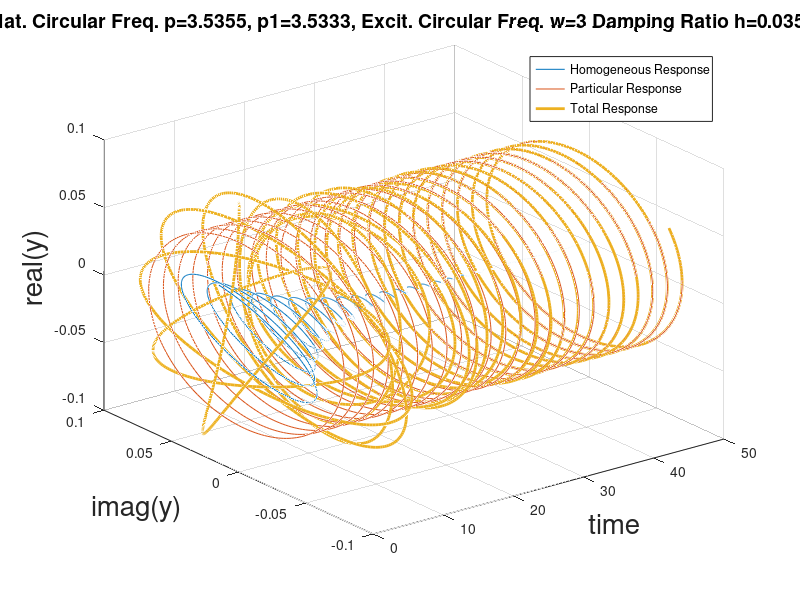

The MATLAB source for this figure:
%% 振動解析授業用ｍファイル
% a m-file for the class of vibration analysis

% 運動方程式　my"(t)+cy'(t)+ky(t)=F0exp(iwt) の解を時刻歴波形で表示
% Time history curve of an equation of motion

% 2012.11.8  Y. Miyamori
% 2021.5.19 Y. Miyamori 内容の見直しと修正
% 2023.5.2 Y. Miyamori Add comments in English

clear
close all

%% 入力条件 Inputs
% m:質量 mass、k:剛性 stiffness、c:粘性減衰係数 damping coeeficient
% F0:入力外力の振幅 amplitude of input
% w:入力外力の円振動数（固有振動数ではない） circular frequency of input
% t:時間軸 time axis
% 自由振動の場合はF0=0とする。 Set F0=0 for free vibration
m = 4;
k = 50;
c = 1;
F0 = 1;
w = 3;
% w = sqrt(k/m); % 共振させる場合 for resonance
t = 0:0.01:50;

% 初期条件 Intial conditoins
y0 = 0.1;  %初期変位 initial displacement
yd0 = 0; %初期速度 initial vibration

%% 基本的特性 Fundamental characteristics
% 静的変位、固有振動数と減衰定数
% static displacement, natular frequency, damping ratio
yst = F0/k;
p = sqrt(k/m);
h = c/(2*sqrt(k*m));
p1 = p*sqrt(1-h^2);

%% 動的応答倍率 Dynamic Amplitude Factor と強制振動の振幅、位相差
DAF = 1/(sqrt((1-(w/p)^2)^2+(2*h*(w/p))^2));
Y = yst*DAF; % amplitude of forced excitation
fai = atan(2*h*(w/p)/(1-(w/p)^2)); % phase lag

%% 積分定数(C1,C2) Intefral constants
C2 = (yd0-Y*1i*w*exp(-1i*fai)+(y0-Y*exp(-1i*fai))*(p*h-1i*p1))/(-2*1i*p1);
C1 = y0-Y*exp(-1i*fai)-C2;

%% 過渡応答 Transient response
% 自由振動（同次解） free vabration (homogeneous solution)
yh = C1*exp((-p*h+1i*p1).*t)+C2*exp((-p*h-1i*p1).*t);
% 強制振動（特解） force vibration (particular solution)
yp = Y*exp(1i*(w.*t-fai));
% 過渡応答 total response (general solution)
y = yh+yp;

    
%% 描画 Visualization
figure
plot3(t,imag(yh),real(yh),t,imag(yp),real(yp),t,imag(y),real(y),'LineWidth',2.0); grid on;
xlabel('time','FontSize',20)
ylabel('imag(y)','FontSize',20)
zlabel('real(y)','FontSize',20)
%title(['固有円振動数　p=',num2str(p),', p1=',num2str(p1),', 加振円振動数　w=',num2str(w),' 減衰定数　h=',num2str(h)],'FontSize',14)
%legend('自由振動解','強制振動解','過渡応答')
title(['Nat. Circular Freq. p=',num2str(p),', p1=',num2str(p1),', Excit. Circular Freq. w=',num2str(w),' Damping Ratio h=',num2str(h)],'FontSize',14)
legend('Homogeneous Response','Particular Response','Total Response','Location','Northeast')
%view([0,-90,0]) % 時間軸-実軸で見る場合はこの行を生かす for real axis
%view([0,0,90]) % 時間軸-虚軸で見る場合はこの行を生かす for imaginary axis
